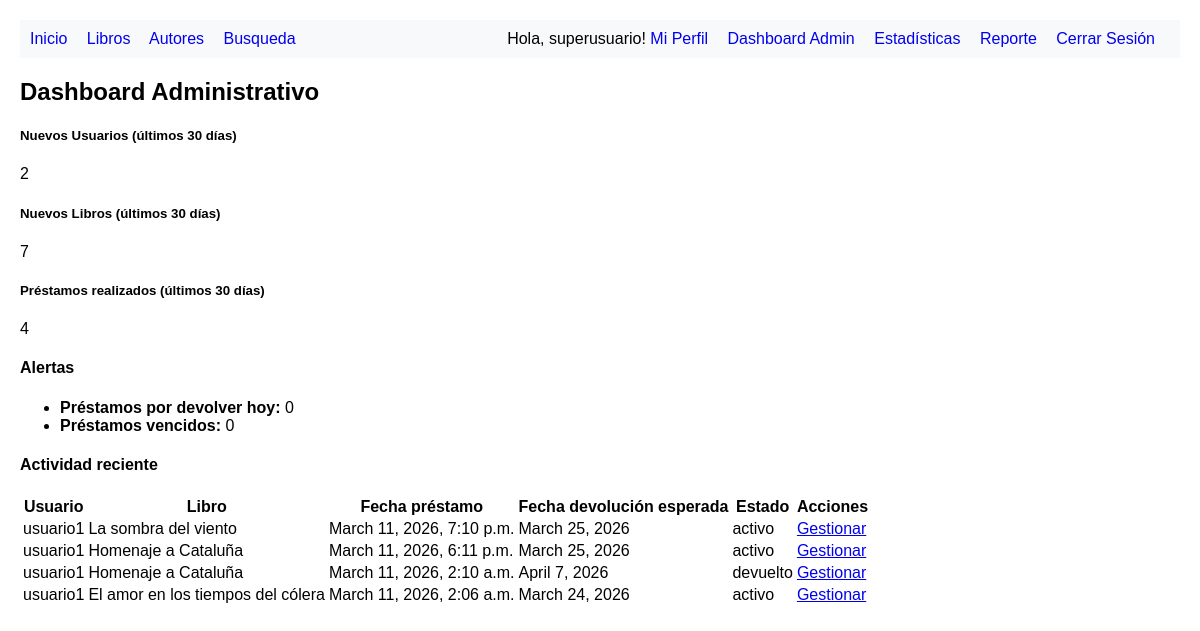
Before: /admin-dashboard/ (signed in) with the older database file.
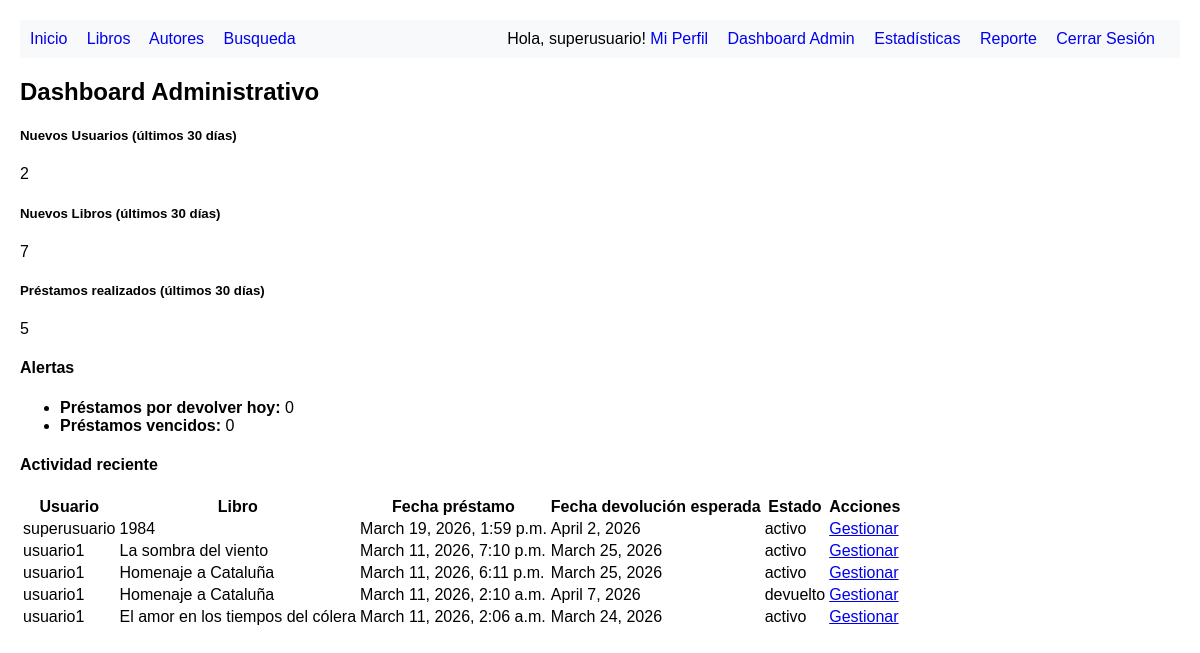
After: the same page with the newer database file.
### biblioteca/models.py (models this page shows, shortened)
class Prestamo(models.Model):
    ESTADOS = [
    ('activo', 'Activo'),
    ('devuelto', 'Devuelto'),
    ('vencido', 'Vencido'),
    ]
    usuario = models.ForeignKey(User, on_delete=models.CASCADE, related_name='prestamos')
    libro = models.ForeignKey(Libro, on_delete=models.CASCADE, related_name='prestamos')
    fecha_prestamo = models.DateTimeField(auto_now_add=True)
    fecha_devolucion_esperada = models.DateField()
    fecha_devolucion_real = models.DateTimeField(null=True, blank=True)
    estado = models.CharField(max_length=10, choices=ESTADOS, default='activo')
    class Meta:
        verbose_name = "Préstamo"
        verbose_name_plural = "Préstamos"
        ordering = ['-fecha_prestamo']

class Libro(models.Model):
    GENEROS = [
    ('ficcion', 'Ficción'),
    ('no_ficcion', 'No Ficción'),
    ('ciencia', 'Ciencia'),
    ('historia', 'Historia'),
    ('biografia', 'Biografía'),
    ('tecnologia', 'Tecnología'),
    ]
    titulo = models.CharField(max_length=200)
    autor = models.ForeignKey(Autor, on_delete=models.CASCADE, related_name='libros')
    isbn = models.CharField(max_length=13, unique=True, help_text="Código ISBN de 13 dígitos")
    fecha_publicacion = models.DateField()
    genero = models.CharField(max_length=20, choices=GENEROS, default='ficcion')
    paginas = models.PositiveIntegerField()
    descripcion = models.TextField(blank=True)
    disponible = models.BooleanField(default=True)
    fecha_agregado = models.DateTimeField(auto_now_add=True)
    class Meta:
        verbose_name = "Libro"
        verbose_name_plural = "Libros"
        ordering = ['-fecha_agregado']

### biblioteca/views.py (the view)
# urls.py: path('admin-dashboard/', views.dashboard_admin, name='dashboard_admin'),
@staff_member_required
def dashboard_admin(request):
    from datetime import date, timedelta
    hace_un_mes = date.today() - timedelta(days=30)
    nuevos_usuarios = User.objects.filter(date_joined__gte=hace_un_mes).count()
    nuevos_libros = Libro.objects.filter(fecha_agregado__gte=hace_un_mes).count()
    prestamos_mes = Prestamo.objects.filter(fecha_prestamo__gte=hace_un_mes).count()
    devolver_hoy = Prestamo.objects.filter(
        estado='activo',
        fecha_devolucion_esperada=date.today()
    )
    prestamos_vencidos = Prestamo.objects.filter(
        estado='activo',
        fecha_devolucion_esperada__lt=date.today()
    )
    actividad_reciente = Prestamo.objects.select_related(
        'usuario', 'libro'
    ).order_by('-fecha_prestamo')[:10]
    context = {
        'nuevos_usuarios': nuevos_usuarios,
        'nuevos_libros': nuevos_libros,
        'prestamos_mes': prestamos_mes,
        'devolver_hoy': devolver_hoy,
        'prestamos_vencidos': prestamos_vencidos,
        'actividad_reciente': actividad_reciente,
    }
    return render(request, 'biblioteca/dashboard_admin.html', context)

### biblioteca/templates/biblioteca/dashboard_admin.html
{% extends 'biblioteca/base.html' %}
{% block content %}
<div class="container mt-4">
    <h2>Dashboard Administrativo</h2>
    <div class="row mt-3">
        <div class="col-md-4">
            <div class="card text-center">
                <div class="card-body">
                    <h5>Nuevos Usuarios (últimos 30 días)</h5>
                    <p class="fw-bold">{{ nuevos_usuarios }}</p>
                </div>
            </div>
        </div>
        <div class="col-md-4">
            <div class="card text-center">
                <div class="card-body">
                    <h5>Nuevos Libros (últimos 30 días)</h5>
                    <p class="fw-bold">{{ nuevos_libros }}</p>
                </div>
            </div>
        </div>
        <div class="col-md-4">
            <div class="card text-center">
                <div class="card-body">
                    <h5>Préstamos realizados (últimos 30 días)</h5>
                    <p class="fw-bold">{{ prestamos_mes }}</p>
                </div>
            </div>
        </div>
    </div>
    <div class="mt-4">
        <h4>Alertas</h4>
        <ul class="list-group">
            <li class="list-group-item">
                <strong>Préstamos por devolver hoy:</strong> {{ devolver_hoy.count }}
            </li>
            <li class="list-group-item">
                <strong>Préstamos vencidos:</strong> {{ prestamos_vencidos.count }}
            </li>
        </ul>
    </div>
    <div class="mt-4">
        <h4>Actividad reciente</h4>
        <table class="table table-striped">
            <thead>
                <tr>
                    <th>Usuario</th>
                    <th>Libro</th>
                    <th>Fecha préstamo</th>
                    <th>Fecha devolución esperada</th>
                    <th>Estado</th>
                    <th>Acciones</th>
                </tr>
            </thead>
            <tbody>
                {% for prestamo in actividad_reciente %}
                <tr>
                    <td>{{ prestamo.usuario.username }}</td>
                    <td>{{ prestamo.libro.titulo }}</td>
                    <td>{{ prestamo.fecha_prestamo }}</td>
                    <td>{{ prestamo.fecha_devolucion_esperada }}</td>
                    <td>{{ prestamo.estado }}</td>
                    <td>
                        <a href="{% url 'biblioteca:gestionar_prestamo' prestamo.id %}" class="btn btn-sm btn-primary">Gestionar</a>
                    </td>
                </tr>
                {% empty %}
                <tr>
                    <td colspan="6">No hay actividad reciente.</td>
                </tr>
                {% endfor %}
            </tbody>
        </table>
    </div>
</div>
{% endblock %}

Changed rows visible on the page:
added Prestamo: usuario.username "superusuario", libro.titulo "1984", fecha_prestamo "March 19, 2026, 1:59 p.m.", fecha_devolucion_esperada "April 2, 2026", estado "activo"
Other visible differences:
{{ prestamos_mes }}: "4" → "5"
